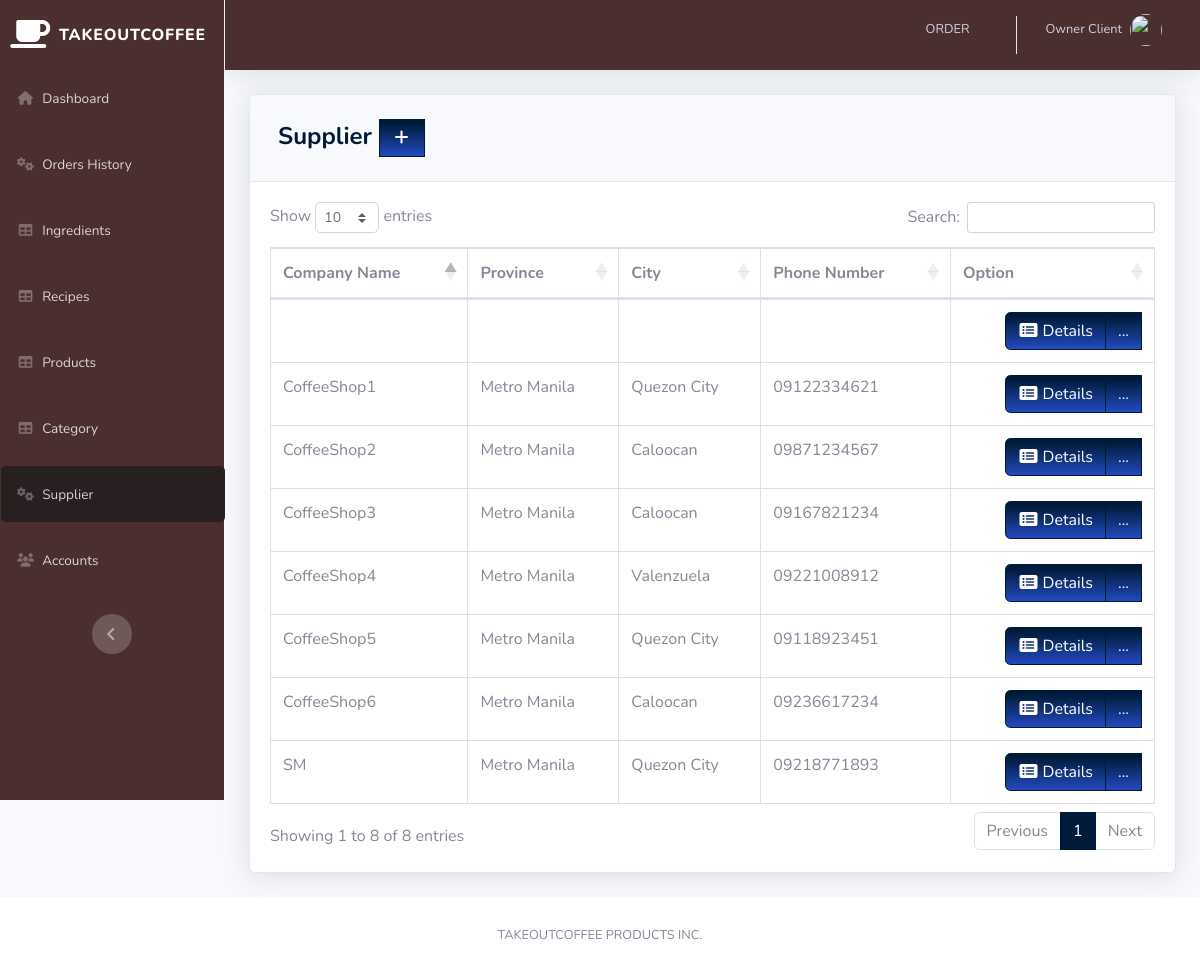
/pages/supplier.php (signed in), run on the app's committed database.
### tables this page shows
CREATE TABLE `supplier` (
  `SUPPLIER_ID` int(11) NOT NULL,
  `COMPANY_NAME` varchar(50) DEFAULT NULL,
  `LOCATION_ID` int(11) NOT NULL,
  `PHONE_NUMBER` varchar(11) DEFAULT NULL
);

CREATE TABLE `location` (
  `LOCATION_ID` int(11) NOT NULL,
  `PROVINCE` varchar(100) DEFAULT NULL,
  `CITY` varchar(100) DEFAULT NULL
);

### pages/supplier.php (the view, shortened to what this page needs)
<?php
include'../includes/connection.php';
include'../includes/sidebar.php';
?>
            <div class="card shadow mb-4">
            <div class="card-header py-3">
              <h4 class="m-2 font-weight-bold text-primary">Supplier&nbsp;<a  href="#" data-toggle="modal" data-target="#supplierModal" type="button" class="btn btn-primary bg-gradient-primary" style="border-radius: 0px;"><i class="fas fa-fw fa-plus"></i></a></h4>
            </div>
            <div class="card-body">
              <div class="table-responsive">
                <table class="table table-bordered" id="dataTable" width="100%" cellspacing="0">
               <thead>
                   <tr>
                       <th>Company Name</th>
                       <th>Province</th>
                       <th>City</th>
                       <th>Phone Number</th>
                       <th>Option</th>
                   </tr>
               </thead>
          <tbody>
<?php
    $query = 'SELECT SUPPLIER_ID, COMPANY_NAME, l.PROVINCE, l.CITY, PHONE_NUMBER FROM supplier s join location l on s.LOCATION_ID=l.LOCATION_ID';
        $result = mysqli_query($db, $query) or die (mysqli_error($db));
            while ($row = mysqli_fetch_assoc($result)) {
                echo '<tr>';
                echo '<td>'. $row['COMPANY_NAME'].'</td>';
                echo '<td>'. $row['PROVINCE'].'</td>';
                echo '<td>'. $row['CITY'].'</td>';
                echo '<td>'. $row['PHONE_NUMBER'].'</td>';
                      echo '<td align="right"> <div class="btn-group">
                              <a type="button" class="btn btn-primary bg-gradient-primary" href="sup_searchfrm.php?action=edit & id='.$row['SUPPLIER_ID'] . '"><i class="fas fa-fw fa-list-alt"></i> Details</a>
                            <div class="btn-group">
                              <a type="button" class="btn btn-primary bg-gradient-primary dropdown no-arrow" data-toggle="dropdown" style="color:white;">
                              ... <span class="caret"></span></a>
                            <ul class="dropdown-menu text-center" role="menu">
                                <li>
                                  <a type="button" class="btn btn-warning bg-gradient-warning btn-block" style="border-radius: 0px;" href="sup_edit.php?action=edit & id='.$row['SUPPLIER_ID']. '">
                                    <i class="fas fa-fw fa-edit"></i> Edit
                                  </a>
                                </li>
                            </ul>
                            </div>
                          </div> </td>';
                      echo '</tr> ';
                        }
?>
                                </tbody>
                            </table>
                        </div>
                    </div>
                  </div>
<?php
include'../includes/footer.php';
?>

### data on the page
supplier: COMPANY_NAME "CoffeeShop3", LOCATION_ID.PROVINCE "Metro Manila", LOCATION_ID.CITY "Caloocan", PHONE_NUMBER "09167821234"
supplier: COMPANY_NAME "CoffeeShop2", LOCATION_ID.PROVINCE "Metro Manila", LOCATION_ID.CITY "Caloocan", PHONE_NUMBER "09871234567"
supplier: COMPANY_NAME "CoffeeShop4", LOCATION_ID.PROVINCE "Metro Manila", LOCATION_ID.CITY "Valenzuela", PHONE_NUMBER "09221008912"
supplier: COMPANY_NAME "CoffeeShop5", LOCATION_ID.PROVINCE "Metro Manila", LOCATION_ID.CITY "Quezon City", PHONE_NUMBER "09118923451"
supplier: COMPANY_NAME "CoffeeShop1", LOCATION_ID.PROVINCE "Metro Manila", LOCATION_ID.CITY "Quezon City", PHONE_NUMBER "09122334621"
supplier: COMPANY_NAME "CoffeeShop6", LOCATION_ID.PROVINCE "Metro Manila", LOCATION_ID.CITY "Caloocan", PHONE_NUMBER "09236617234"
supplier: COMPANY_NAME "SM", LOCATION_ID.PROVINCE "Metro Manila", LOCATION_ID.CITY "Quezon City", PHONE_NUMBER "09218771893"

### other printed values
$_SESSION['FIRST_NAME'] "Owner"
$_SESSION['LAST_NAME'] "Client"
